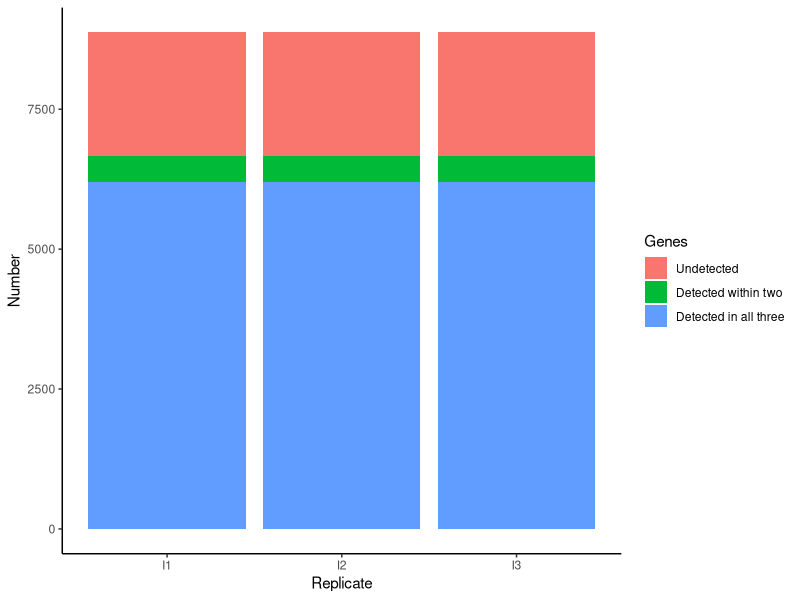

Recreate this plot in R.
## ---------------------------------------------------------------------------------

## Figure for Supplementary Figure 5
## Author: Reanna Dona
## Created  7 April 2022 
## Last updated 21 April 2022

## Notes: Used for Supplementary Figure S5 for depicting all three of those concepts--
# genes detected v undetected, genes in at least 2 replicates and gene in all three replicates

# Make stacked barplot 

## ---------------------------------------------------------------------------------

## set working directory
# correct folder with most updated markersa
setwd("~/Dropbox (EinsteinMed)/GreallyLab/Toxoplasma/Manuscript/Supplementary/Supplementary figures/")



## ---------------------------------------------------------------------------------

library(ggplot2)

# 8870 genes total in toxo genome
# 6653 genes are within two
# 6191 genes are expressed in all three
Undetected <- 8870-6653
Within2 <- 6655-6191 
Within3 <- 6191

Replicate <- c(rep("I1", 3), rep("I2",3),rep("I3",3))
Genes <- rep(c("Undetected","Detected within two", "Detected in all three"),3)
Number <- rep(c(Undetected,Within2,Within3),3)
data <- data.frame(Replicate,Genes,Number)
data$Genes <- factor(data$Genes, levels=c("Undetected","Detected within two", "Detected in all three"))

p1 <- ggplot(data, aes(fill=Genes, y=Number, x=Replicate)) + 
  geom_bar(position="stack", stat="identity")+ theme_classic()

pdf("S5_stackedbarplot.pdf", width=8, height=6)
p1 
dev.off()
